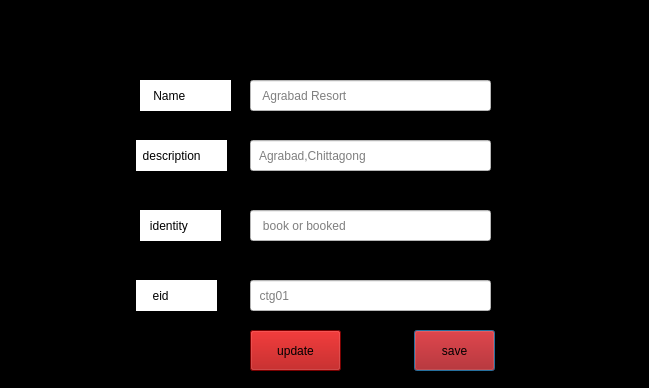
<?xml version="1.0" encoding="UTF-8"?>
<ui version="4.0">
 <class>ctgadminsaveDialog</class>
 <widget class="QDialog" name="ctgadminsaveDialog">
  <property name="geometry">
   <rect>
    <x>0</x>
    <y>0</y>
    <width>649</width>
    <height>388</height>
   </rect>
  </property>
  <property name="windowTitle">
   <string>Dialog</string>
  </property>
  <property name="styleSheet">
   <string notr="true">background:rgb(0, 0, 0)</string>
  </property>
  <widget class="QLabel" name="label_namec">
   <property name="geometry">
    <rect>
     <x>140</x>
     <y>80</y>
     <width>91</width>
     <height>31</height>
    </rect>
   </property>
   <property name="styleSheet">
    <string notr="true">font: 75 10pt &quot;MS Shell Dlg 2&quot;;
background:rgb(255, 255, 255)</string>
   </property>
   <property name="text">
    <string>    Name</string>
   </property>
  </widget>
  <widget class="QLabel" name="label_descriptionc">
   <property name="geometry">
    <rect>
     <x>136</x>
     <y>140</y>
     <width>91</width>
     <height>31</height>
    </rect>
   </property>
   <property name="styleSheet">
    <string notr="true">font: 75 10pt &quot;MS Shell Dlg 2&quot;;
background:rgb(255, 255, 255)</string>
   </property>
   <property name="text">
    <string>  description</string>
   </property>
  </widget>
  <widget class="QLabel" name="label_indentityc">
   <property name="geometry">
    <rect>
     <x>140</x>
     <y>210</y>
     <width>81</width>
     <height>31</height>
    </rect>
   </property>
   <property name="styleSheet">
    <string notr="true">font: 75 10pt &quot;MS Shell Dlg 2&quot;;
background:rgb(255, 255, 255)</string>
   </property>
   <property name="text">
    <string>   identity</string>
   </property>
  </widget>
  <widget class="QLabel" name="label_eidc">
   <property name="geometry">
    <rect>
     <x>136</x>
     <y>280</y>
     <width>81</width>
     <height>31</height>
    </rect>
   </property>
   <property name="styleSheet">
    <string notr="true">font: 75 10pt &quot;MS Shell Dlg 2&quot;;
background:rgb(255, 255, 255)</string>
   </property>
   <property name="text">
    <string>     eid</string>
   </property>
  </widget>
  <widget class="QLineEdit" name="lineEdit_namec">
   <property name="geometry">
    <rect>
     <x>250</x>
     <y>80</y>
     <width>241</width>
     <height>31</height>
    </rect>
   </property>
   <property name="styleSheet">
    <string notr="true">font: 75 10pt &quot;MS Shell Dlg 2&quot;;
background:rgb(255, 255, 255)</string>
   </property>
   <property name="placeholderText">
    <string>   Agrabad Resort</string>
   </property>
  </widget>
  <widget class="QLineEdit" name="lineEdit_descriptionc">
   <property name="geometry">
    <rect>
     <x>250</x>
     <y>140</y>
     <width>241</width>
     <height>31</height>
    </rect>
   </property>
   <property name="styleSheet">
    <string notr="true">font: 75 10pt &quot;MS Shell Dlg 2&quot;;
background:rgb(255, 255, 255)</string>
   </property>
   <property name="placeholderText">
    <string>  Agrabad,Chittagong</string>
   </property>
  </widget>
  <widget class="QLineEdit" name="lineEdit_identityc">
   <property name="geometry">
    <rect>
     <x>250</x>
     <y>210</y>
     <width>241</width>
     <height>31</height>
    </rect>
   </property>
   <property name="styleSheet">
    <string notr="true">font: 75 10pt &quot;MS Shell Dlg 2&quot;;
background:rgb(255, 255, 255)</string>
   </property>
   <property name="placeholderText">
    <string>   book or booked</string>
   </property>
  </widget>
  <widget class="QLineEdit" name="lineEdit_eidc">
   <property name="geometry">
    <rect>
     <x>250</x>
     <y>280</y>
     <width>241</width>
     <height>31</height>
    </rect>
   </property>
   <property name="styleSheet">
    <string notr="true">font: 75 10pt &quot;MS Shell Dlg 2&quot;;
background:rgb(255, 255, 255)</string>
   </property>
   <property name="placeholderText">
    <string>  ctg01</string>
   </property>
  </widget>
  <widget class="QPushButton" name="pushButton_savec">
   <property name="geometry">
    <rect>
     <x>414</x>
     <y>330</y>
     <width>81</width>
     <height>41</height>
    </rect>
   </property>
   <property name="styleSheet">
    <string notr="true">font: 75 12pt &quot;MS Shell Dlg 2&quot;;
background:rgb(170, 0, 0)</string>
   </property>
   <property name="text">
    <string>save</string>
   </property>
  </widget>
  <widget class="QPushButton" name="pushButton_updatec">
   <property name="geometry">
    <rect>
     <x>250</x>
     <y>330</y>
     <width>91</width>
     <height>41</height>
    </rect>
   </property>
   <property name="styleSheet">
    <string notr="true">font: 75 12pt &quot;MS Shell Dlg 2&quot;;
background:rgb(170, 0, 0)</string>
   </property>
   <property name="text">
    <string>update</string>
   </property>
  </widget>
 </widget>
 <resources/>
 <connections/>
</ui>
